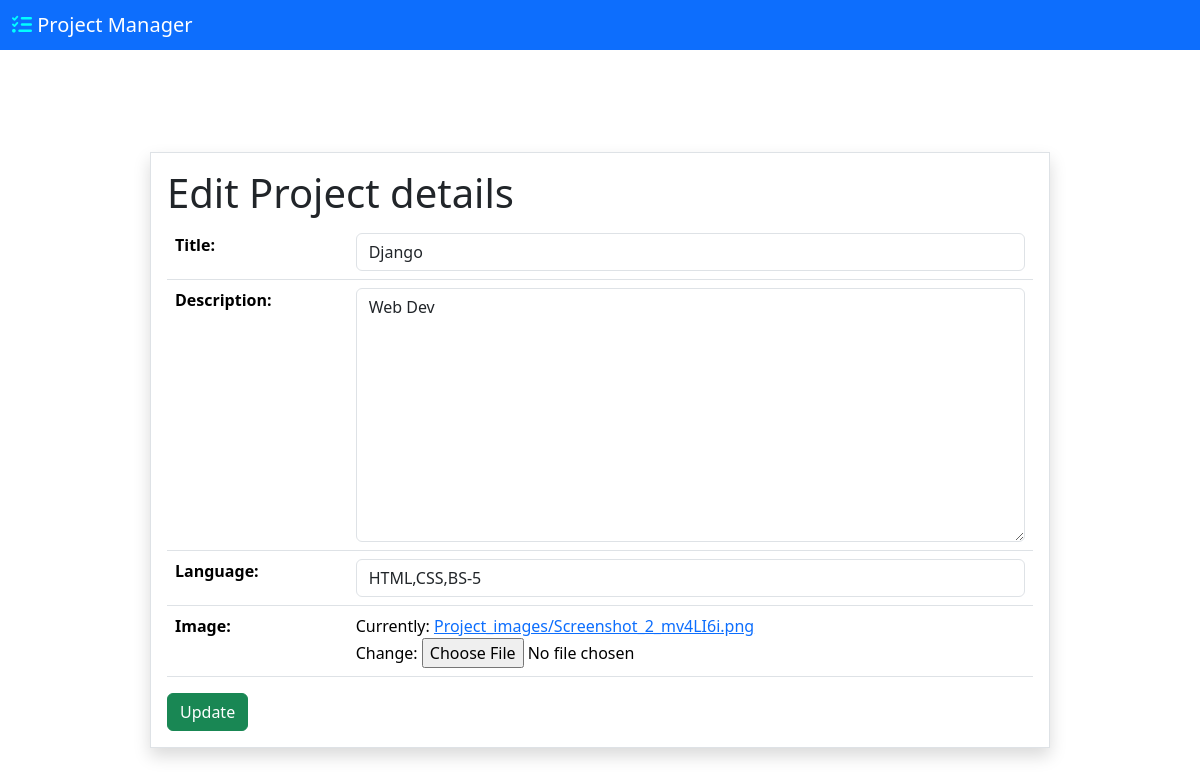
The app's page /project/editpro/4 with its own data.
### project/models.py (models this page shows)
class Projects(models.Model):
    title=models.CharField(max_length=100)
    description=models.CharField(max_length=1000)
    language=models.CharField(max_length=1000)
    image=models.ImageField(upload_to='Project_images')

### project/views.py (the view, shortened to what this page needs)
# urls.py: path('editpro/<int:pid>',EditProjectView.as_view(),name='editpro'),
class EditProjectView(View):
    def get(self,request,*args,**kwargs):
        pid=kwargs.get('pid')
        print('pid')
        project=Projects.objects.get(id=pid)
        form=ProjectModelForm(instance=project)
        return render(request,"editpro.html",{"form":form})

### project/forms.py
class ProjectModelForm(forms.ModelForm):
    class Meta:
        model=Projects
        fields="__all__"
        widgets={
        "title":forms.TextInput(attrs={"class":"form-control","placeholder":"Enter Title"}),
        "description":forms.Textarea(attrs={"class":"form-control","placeholder":"Enter description"}),
        "language":forms.TextInput(attrs={"class":"form-control"}),
        }

### project/templates/editpro.html (shortened to what this page needs)
{% extends 'pnavheader.html' %}
{% block header %}
<div class="d-flex justify-content-center align-items-center" style="height: 100vh;">
    <div class="w-75 border shadow p-3">
        <h1>Edit Project details</h1>
        <form action="" method="post" enctype="multipart/form-data">
            <table class="table">
                {{form.as_table}}
            </table>
            <button class="btn btn-success">Update</button>
        </form>
    </div>
</div>
{% endblock header %}

### records on screen
Projects: title "Django", description "Web Dev", language "HTML,CSS,BS-5"
